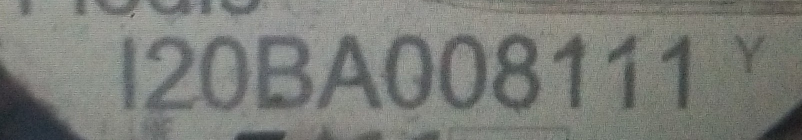
#> input picture OCR_test/photo.jpg, 1603 x 279 px (shown at 1/2 size)
$ python -i ocr_extractor.py   (imports and definitions only)
#> lines starting #> are read from the running program, lines starting #| are printed output that depends on the picture
"""
ocr_extractor.py
================
A beginner-friendly, single-file OCR pipeline using EasyOCR and OpenCV.

Supports:
  - JPG and PNG images
  - Text extraction and digit-only extraction
  - Optional bounding-box visualisation
  - Console and .txt file output
  - Windows-compatible paths

Usage (Python API):
    from ocr_extractor import run_ocr_pipeline, ProcessingConfig
    config = ProcessingConfig(image_path="sample.jpg", ...)
    full_text, digits = run_ocr_pipeline(config)

Usage (CLI):
    python ocr_extractor.py --image sample.jpg --output results.txt
"""

# ---------------------------------------------------------------------------
# Standard library imports
# ---------------------------------------------------------------------------
import os
import re
import argparse
from dataclasses import dataclass, field

# ---------------------------------------------------------------------------
# Third-party imports
# ---------------------------------------------------------------------------
import cv2
import numpy as np

# easyocr is imported lazily inside OCREngine.__init__ to avoid slow startup
# when the module is imported just for utility functions.


# ---------------------------------------------------------------------------
# Data Model
# ---------------------------------------------------------------------------

@dataclass
class ProcessingConfig:
    """
    Configuration for a single OCR pipeline run.

    Fields
    ------
    image_path     : Path to the input image (.jpg / .jpeg / .png).
    languages      : List of EasyOCR language codes (default: ["en"]).
    resize_factor  : Scale factor applied before OCR (1.0 = no resize).
                     Must be in the range (0.0, 5.0].
    output_path    : Destination path for the results .txt file.
    visualize      : If True, draw bounding boxes on the original image.
    save_annotated : If True (and visualize=True), save the annotated image.
    """
    image_path: str
    languages: list = field(default_factory=lambda: ["en"])
    resize_factor: float = 1.0
    output_path: str = "results.txt"
    visualize: bool = False
    save_annotated: bool = False


# ---------------------------------------------------------------------------
# Component 1: InputValidator
# ---------------------------------------------------------------------------

# [40 lines left out: function validate_image, not called in this run]


# ---------------------------------------------------------------------------
# Component 2: Preprocessor
# ---------------------------------------------------------------------------

def preprocess(image_path: str, resize_factor: float = 1.0) -> np.ndarray:
    """
    Load an image and apply a preprocessing pipeline to improve OCR accuracy.

    Steps applied (in order):
      1. Load image with cv2.imread
      2. Convert BGR → Grayscale
      3. Optionally resize (when resize_factor != 1.0)
      4. Gaussian blur  (kernel 5×5) to reduce noise
      5. Adaptive threshold to produce a clean binary image

    Parameters
    ----------
    image_path    : str   – Path to a readable image file.
    resize_factor : float – Scale factor; 1.0 means no resize.

    Returns
    -------
    np.ndarray
        2-D uint8 array with pixel values 0 or 255.

    Raises
    ------
    ValueError
        If cv2.imread returns None (corrupt file or unreadable path).
    """
#> called with image_path = 'photo.jpg', resize_factor = 1
    # Step 1: Load the image from disk
    image = cv2.imread(image_path)
#> image is the input picture: shape (279, 1603, 3); mean B, G, R 119.9, 124.8, 122.9
    if image is None:
        raise ValueError(
            f"Cannot read image at '{image_path}'. "
            "The file may be corrupt or inaccessible."
        )

    # Step 2: Convert colour image to grayscale
    gray = cv2.cvtColor(image, cv2.COLOR_BGR2GRAY)

    # Step 3: Optional resize
    if resize_factor != 1.0:
        h, w = gray.shape
        new_w = int(w * resize_factor)
        new_h = int(h * resize_factor)
        gray = cv2.resize(gray, (new_w, new_h), interpolation=cv2.INTER_LINEAR)

    # Step 4: Gaussian blur to smooth out noise before thresholding
    blurred = cv2.GaussianBlur(gray, (5, 5), 0)

    # Step 5: Adaptive threshold – converts to a clean black-and-white image.
    #   ADAPTIVE_THRESH_GAUSSIAN_C uses a weighted sum of the neighbourhood.
    #   blockSize=11 means each pixel is compared to its 11×11 neighbourhood.
    #   C=2 is a constant subtracted from the mean to fine-tune the threshold.
    processed = cv2.adaptiveThreshold(
        blurred,
        maxValue=255,
        adaptiveMethod=cv2.ADAPTIVE_THRESH_GAUSSIAN_C,
        thresholdType=cv2.THRESH_BINARY,
        blockSize=11,
        C=2,
    )
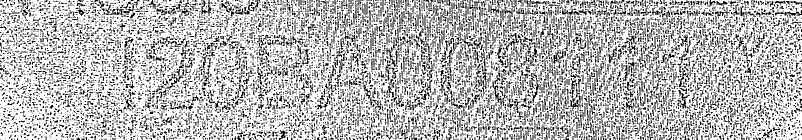
#> processed: shape (279, 1603) (shown at 1/2 size); 72.7% white; black in thin lines or dots

    return processed


# ---------------------------------------------------------------------------
# Component 3: TextProcessor
# ---------------------------------------------------------------------------

# [52 lines left out: functions combine_text, extract_digits, not called in this run]


# ---------------------------------------------------------------------------
# Component 4: OCREngine
# ---------------------------------------------------------------------------

class OCREngine:
    """
    Thin wrapper around EasyOCR that initialises the reader exactly once.

    Initialising EasyOCR can take 2–5 seconds because it loads a neural
    network model. By keeping the reader as an instance attribute, you can
    call extract() many times without paying that cost again.

    Parameters
    ----------
    languages : list of str
        EasyOCR language codes, e.g. ["en"] or ["en", "fr"].
    """

    # [341 lines left out: functions __init__, extract, print_results, save_results, draw_bounding_boxes, show_image and 4 more, not called in this run]


# [14 lines not run here, left out]

>>> result = preprocess('photo.jpg')
